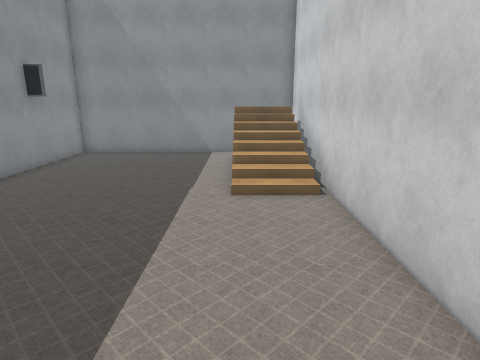
view 1 (above)

14 first-person views from a walk through a robot-simulator world made for Webots. The camera is 1.3 m above the floor, tilts 14° down and sees 75° across. Doors are drawn as open doorways. The floor is counted in squares, 0.5 m on a side. Each view is taken from the middle of a square. On the plan, view 1 faces up. The plan holds only what a view shows up to about 20 squares ahead; the rest is blank. The place goes on beyond the plan. Simple shapes and patterns stand in for the simulator's stock objects.

view 2
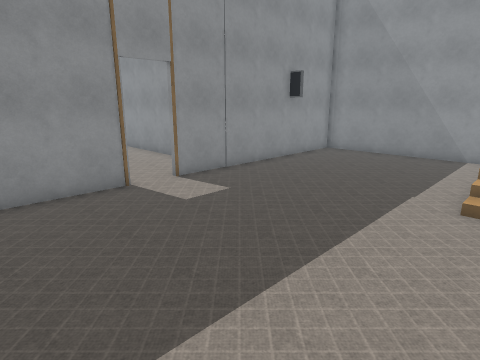

view 3
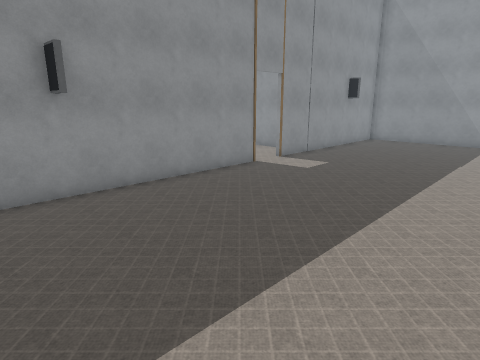

view 4
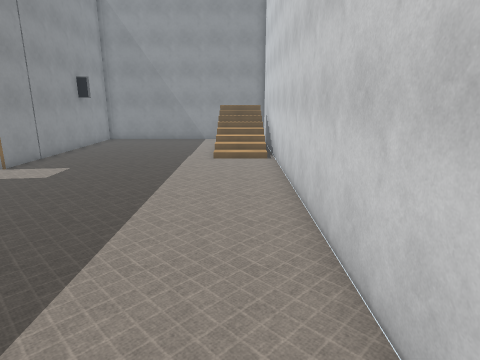

view 5
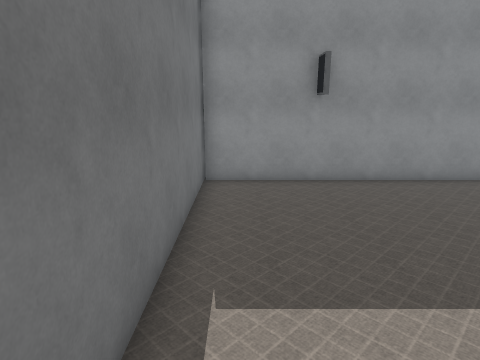

view 6
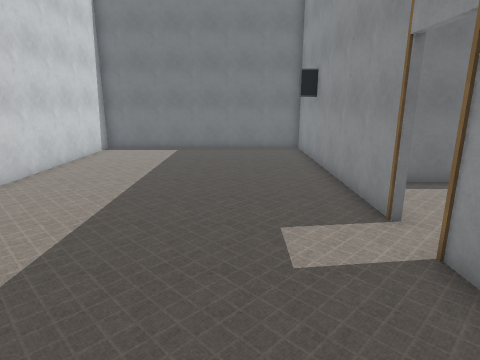

view 7
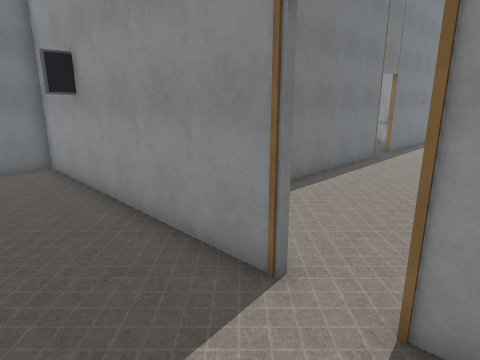

view 8
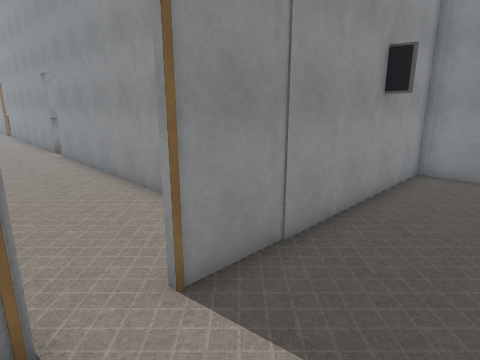

view 9
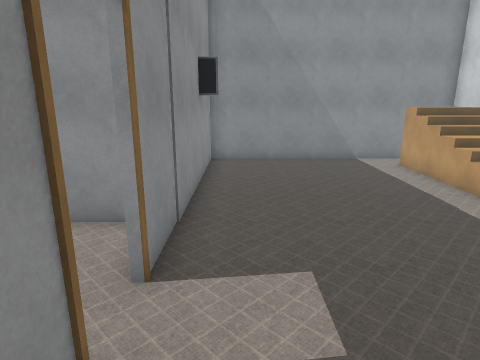

view 10
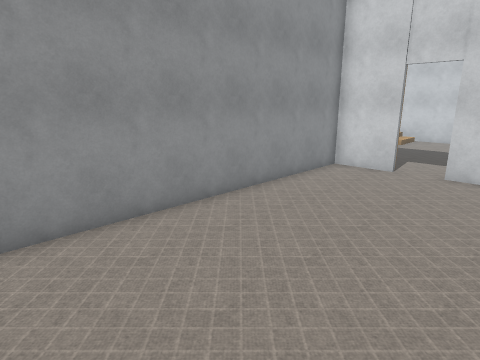

view 11
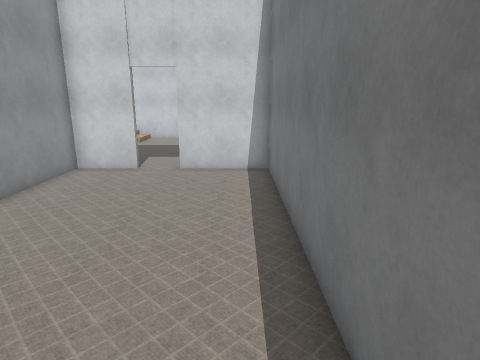

view 12
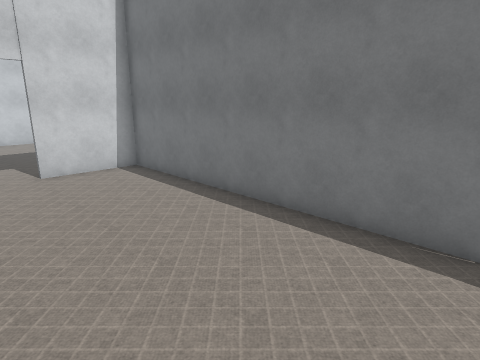

view 13
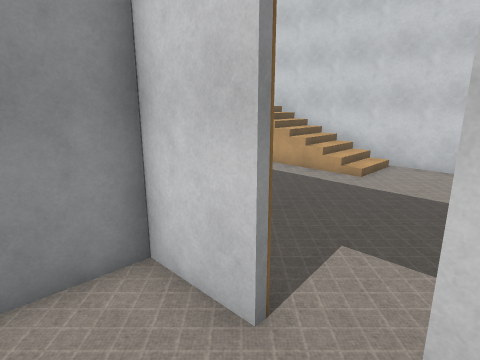

view 14
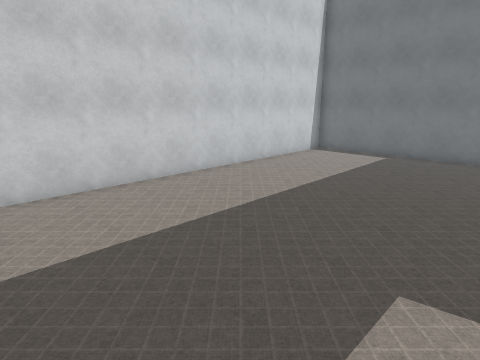

### Floor plan
Points are (right, up) in squares from view 1. A wall is a line through its corners. A room is listed if a view was taken in it or the views show most of it. See-through windows are left out.
Room 1 (views 1, 2, 3, 4, 5, 6, 7, 8, 9, 14)
walls: (-8.4, 4.5) (-8.4, -7.2) (2.7, -7.2) (2.7, 16.6) (-8.4, 16.6) (-8.4, 6.1)
ways out: open door at (-8.3, 5.3) to room 2
objects: TV (-10, -3) to (-8, -3); TV (-10, 13) to (-8, 13); stairs (0, 10) to (0, 15)
Room 2 (views 10, 11, 12, 13)
walls: (-15.4, 8.6) (-21.5, 8.6); (-20.6, 0.8) (-8.6, 0.8) (-8.6, 4.5); (-8.6, 6) (-8.6, 8.6) (-11.6, 8.6)
ways out: open door at (-8.3, 5.3) to room 1; open door at (-21, 1)

Where each view was taken, in squares from view 1:
view 1: 0 up, 0 right, facing up
view 2: 0 up, 1 right, facing up-left
view 3: 6 down, 1 right, facing up-left
view 4: 6 down, 1 right, facing up
view 5: 6 down, 2 right, facing left
view 6: 11 up, 5 left, facing down
view 7: 7 up, 5 left, facing down-left
view 8: 4 up, 5 left, facing up-left
view 9: 2 up, 7 left, facing up
view 10: 2 up, 21 left, facing up-right
view 11: 2 up, 21 left, facing right
view 12: 7 up, 21 left, facing down-right
view 13: 4 up, 11 left, facing up-right
view 14: 9 up, 7 left, facing down-right
